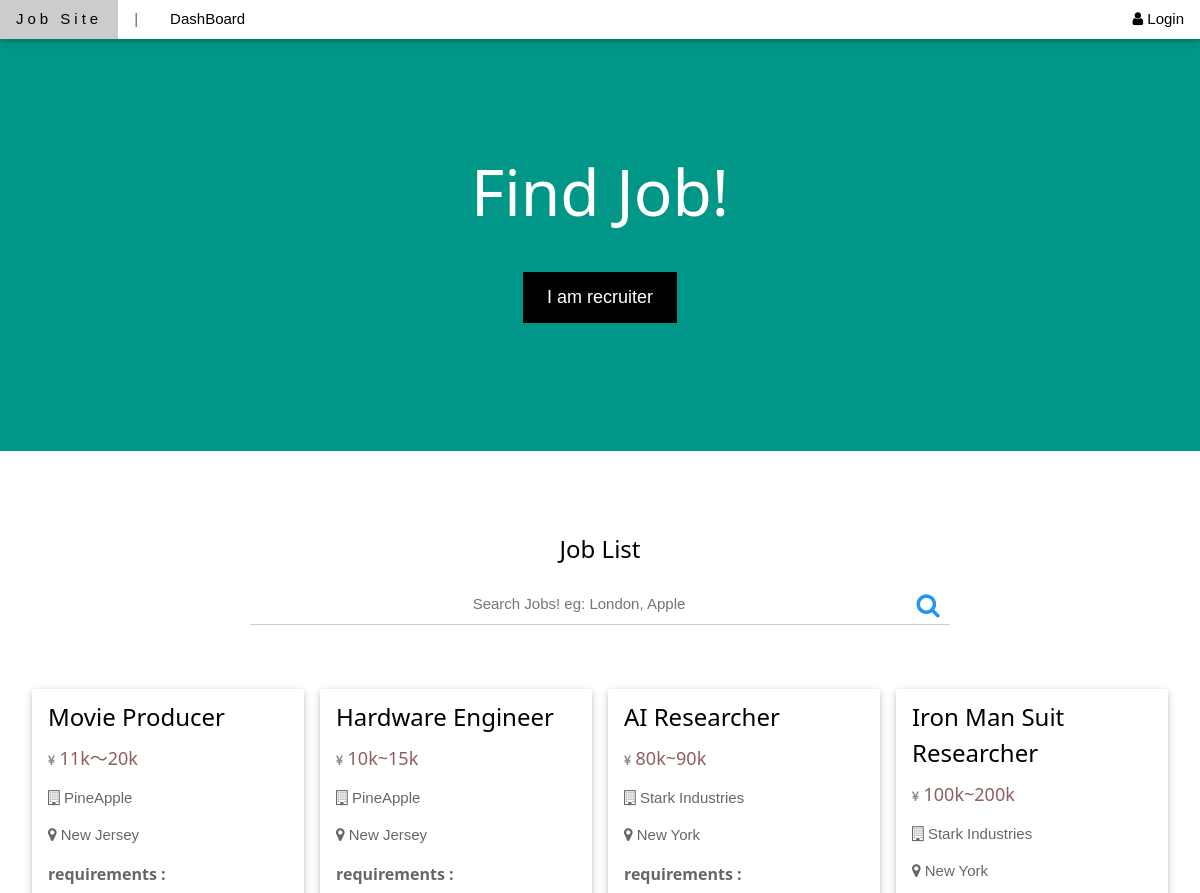
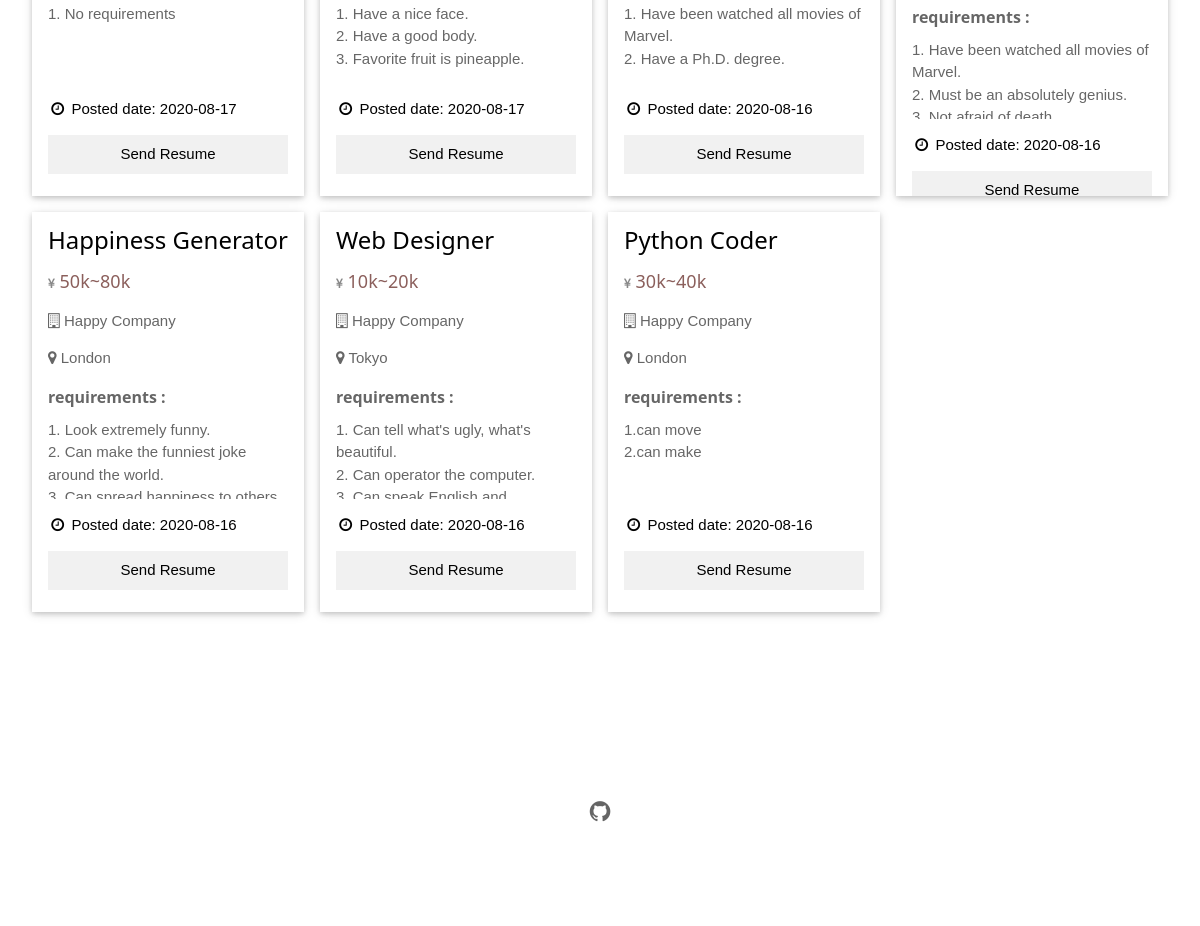
The app's page /index/ with its own data (2 pictures, top to bottom).
### JobModel/models.py (models this page shows)
class job_item(models.Model):
    job_title = models.CharField(max_length=30)
    company = models.CharField(max_length=100)
    location = models.CharField(max_length=100)
    describe = models.CharField(max_length=100,default="")
    salary = models.CharField(max_length=100)
    requirement = models.CharField(max_length=500)
    received_resume = models.CharField(max_length=1000,default="")
    interview_resume = models.CharField(max_length=1000, default="")
    posted_date=models.DateTimeField(auto_now_add=True)

### job_site/views.py (the view)
# urls.py: re_path(r'^index/$', views.index, name='index'),
def index(request):
    context =  get_user_name_and_type(request)
    job_list = job_item.objects.all().order_by("posted_date").reverse()
    display_job_list = list()
    for each_job in job_list:
        try:
            display_job_list.append({"id":each_job.id,
                                     "job_title": each_job.job_title,
                                     "company":each_job.company,
                                     "location":each_job.location,
                                     "salary":each_job.salary,
                                     "requirements":each_job.requirement,
                                     "received_resume":each_job.received_resume,
                                     "data":each_job.posted_date.strftime("%Y-%m-%d")})
        except Exception as e:
            print(e)
    context["display_job_list"] = display_job_list
    return render(request, 'index.html', context)

### job_site/views.py (called while the page is built)
def get_user_name_and_type(request_obj):
    context = {}
    if "user" in request_obj.session and "name" in request_obj.session["user"] and "user_type" in request_obj.session["user"]:
            print("user access index page:" + request_obj.session["user"]["name"])
            context['username'] = request_obj.session["user"]["name"]
            context['user_type'] = request_obj.session["user"]["user_type"]
    else:
        print("guest access index page")
        context['username'] = "logout"
        context['user_type'] = "logout"
    return context

### job_site/templates/index.html (shortened to what this page needs)
{%extends "base.html" %}
{% load static %}
    {% block content %}
    <header class="w3-container w3-teal w3-center" style="padding:128px 16px">
      <h1 class="w3-margin w3-jumbo">Find Job!</h1>
      <button class="w3-button w3-black w3-padding-large w3-large w3-margin-top"
      onclick="window.location.href='/recruiter_page'">I am recruiter</button>
    </header>
<div class="w3-container" style="padding:70px 16px" id="joblist">
    <h3 class="w3-center">Job List</h3>
    <p class="w3-center w3-large">
        <div style="padding-left:20%;padding-right:20%">
         <div  style="position: relative;">
          <input  class="w3-input w3-center" type="text"
                  placeholder="Search Jobs! eg: London, Apple"
                  style="width: 100%;padding-right: 50px;"
                  name="search_str" id="search_str" value="{{search_str}}"/>
          <button class="w3-button"
                  onclick="search()"
                  title="Search" style="width: 50px;position: absolute;top: 0;right: 0;" type="submit">
              <i class="fa fa-search w3-text-blue" style="font-size:25px"></i></button>
        </div>
        </div>
    </p>
    <div class="w3-row-padding w3-grayscale" style="margin-top:64px">
      {% for job in display_job_list %}
        <div class="w3-col l3 m6 w3-margin-bottom" id="jobcard{{job.id}}">
          <div class="w3-card" style="height:400px;overflow:auto">
            <div class="w3-container">
              <h3 id="jobcard{{job.id}}_title">{{ job.job_title }}<a style="padding-bottom: 10px; "></a></h3>
              <h5 class="w3-text-red" style="margin-bottom: 0px;margin-top:5px" >
                <i class="fa fa-jpy w3-opacity fa-1 w3-text-dark-gray" style="font-size:12px"></i>  {{ job.salary }}</h5>
              <p class="w3-opacity" id="jobcard{{job.id}}_company"><i class="fa fa-building-o"></i>  {{ job.company }}</p>
              <p class="w3-opacity" id="jobcard{{job.id}}_location"><i class="fa fa-map-marker"></i>  {{ job.location }}</p>
              <div  class="w3-opacity">
                  <h6><strong>requirements :</strong></h6>
                  <div style="white-space: pre-line; overflow:auto;height: 80px;" id="jobcard{{job.id}}_requirement">{{ job.requirements }}</div>
              </div>
              <p><i class="fa fa-fw fa-clock-o"></i>  Posted date: {{ job.data }}</p>
              {%if username in job.received_resume %}
              <p><button class="w3-button  w3-block w3-green w3-opacity"><i class="fa fa-check w3-text-black"></i> Sent</button></p>
              {%elif user_type == "recruiter" %}
              <p><button class="w3-button w3-light-grey w3-block" disabled onclick="console.log( '{{job.id}}')">You are Recruiter</button></p>
              {% else %}
              <form action="/send_resume/" method="post">
                <p><input  type="submit" class="w3-button w3-light-grey w3-block"  value="Send Resume" ></i></input></p>
              </form>
              {% endif %}
            </div>
          </div>
        </div>
        {% endfor %}
    </div>
</div>
  {% endblock %}

### job_site/templates/base.html (shortened to what this page needs)
{% load static %}
<!DOCTYPE html>
<html lang="en">
<link rel="stylesheet" href='{% static "/style.css" %}'>
<link rel="stylesheet" href='{% static "/font-awesome-4.7.0/css/font-awesome.min.css" %}'>
<body>
  <div class="w3-top">
    <div class="w3-bar w3-white w3-card" id="myNavbar">
      <a href="/index" class="w3-bar-item w3-button w3-wide">Job Site</a>
      <a href="#" class="w3-bar-item w3-button w3-opacity"> |</a>
      <a href="/dashboard" class="w3-bar-item w3-button ">DashBoard</a>
      <div class="w3-right w3-hide-small">
        <a href="/login" id="username"  style="display: none;" class="w3-bar-item w3-button"><i class="fa fa-user"></i> Login</a>
      </div>
    </div>
  </div>
{% block content %}{% endblock %}
<footer class="w3-container w3-padding-64 w3-center w3-opacity">
    <div class="w3-xlarge w3-padding-32">
     <a href="https://github.com/zzzbbb55/job_site" target="blank" title="check the code on github"> <i class="fa fa-github w3-hover-opacity"></i></a>
   </div>
  </footer>
  </body>
  </html>

### statics/style.css (style rules this page uses)
html { box-sizing:border-box }
*,*:before,*:after { box-sizing:inherit }
html { -ms-text-size-adjust:100%;-webkit-text-size-adjust:100% }
body { margin:0 }
article,aside,details,figcaption,figure,footer,header,main,menu,nav,section,summary { display:block }
a { background-color:transparent;-webkit-text-decoration-skip:objects }
button,input,select,textarea { font:inherit;margin:0 }
button,input { overflow:visible }
button,select { text-transform:none }
button,html [type=button],[type=reset],[type=submit] { -webkit-appearance:button }
html,body { font-family:Verdana,sans-serif;font-size:15px;line-height:1.5 }
html { overflow-x:hidden }
h1 { font-size:36px }
h3 { font-size:24px }
h5 { font-size:18px }
h6 { font-size:16px }
h1,h2,h3,h4,h5,h6 { font-family:"Segoe UI",Arial,sans-serif;font-weight:400;margin:10px 0 }
.w3-wide { letter-spacing:4px }
a { color:inherit }
.w3-btn,.w3-button { border:none;display:inline-block;padding:8px 16px;vertical-align:middle;overflow:hidden;text-decoration:none;color:inherit;background-color:inherit;text-align:center;cursor:pointer;white-space:nowrap }
.w3-btn,.w3-button { -webkit-touch-callout:none;-webkit-user-select:none;-khtml-user-select:none;-moz-user-select:none;-ms-user-select:none;user-select:none }
.w3-input { padding:8px;display:block;border:none;border-bottom:1px solid #ccc;width:100% }
.w3-bar { width:100%;overflow:hidden }
.w3-bar .w3-bar-item { padding:8px 16px;float:left;width:auto;border:none;display:block;outline:0 }
.w3-bar .w3-button { white-space:normal }
.w3-block { display:block;width:100% }
.w3-container:after,.w3-container:before,.w3-panel:after,.w3-panel:before,.w3-row:after,.w3-row:before,.w3-row-padding:after,.w3-row-padding:before, .w3-cell-row:before,.w3-cell-row:after,.w3-clear:after,.w3-clear:before,.w3-bar:before,.w3-bar:after { content:"";display:table;clear:both }
.w3-col,.w3-half,.w3-third,.w3-twothird,.w3-threequarter,.w3-quarter { float:left;width:100% }
@media (min-width:601px) { .w3-col.m6,.w3-half { width:49.99999% } }
@media (min-width:993px) { .w3-col.l3 { width:24.99999% } }
.w3-top,.w3-bottom { position:fixed;width:100%;z-index:1 }
.w3-top { top:0 }
.w3-row-padding,.w3-row-padding>.w3-half,.w3-row-padding>.w3-third,.w3-row-padding>.w3-twothird,.w3-row-padding>.w3-threequarter,.w3-row-padding>.w3-quarter,.w3-row-padding>.w3-col { padding:0 8px }
.w3-container,.w3-panel { padding:0.01em 16px }
.w3-card,.w3-card-2 { box-shadow:0 2px 5px 0 rgba(0,0,0,0.16),0 2px 10px 0 rgba(0,0,0,0.12) }
.w3-opacity,.w3-hover-opacity:hover { opacity:0.60 }
.w3-greyscale,.w3-grayscale { filter:grayscale(75%) }
.w3-large { font-size:18px!important }
.w3-xlarge { font-size:24px!important }
.w3-jumbo { font-size:64px!important }
.w3-center { text-align:center!important }
.w3-margin { margin:16px!important }
.w3-margin-top { margin-top:16px!important }
.w3-margin-bottom { margin-bottom:16px!important }
.w3-padding-large { padding:12px 24px!important }
.w3-padding-32 { padding-top:32px!important;padding-bottom:32px!important }
.w3-padding-64 { padding-top:64px!important;padding-bottom:64px!important }
.w3-right { float:right!important }
.w3-teal,.w3-hover-teal:hover { color:#fff!important;background-color:#009688!important }
.w3-white,.w3-hover-white:hover { color:#000!important;background-color:#fff!important }
.w3-black,.w3-hover-black:hover { color:#fff!important;background-color:#000!important }
.w3-light-grey,.w3-hover-light-grey:hover,.w3-light-gray,.w3-hover-light-gray:hover { color:#000!important;background-color:#f1f1f1!important }
.w3-text-blue,.w3-hover-text-blue:hover { color:#2196F3!important }
.w3-text-red,.w3-hover-text-red:hover { color:#f44336!important }
.w3-text-dark-grey,.w3-hover-text-dark-grey:hover,.w3-text-dark-gray,.w3-hover-text-dark-gray:hover { color:#3a3a3a!important }

### job_site/templates/base.html (style rules this page uses)
html { scroll-behavior: smooth; }

### records on screen
job_item: job_title "Movie Producer", salary "11k～20k", company "PineApple", location "New Jersey", requirements "1. No requirements"
job_item: job_title "Hardware Engineer", salary "10k~15k", company "PineApple", location "New Jersey", requirements "1. Have a nice face. 2. Have a good body. 3. Favorite fruit is pineapple."
job_item: job_title "AI Researcher", salary "80k~90k", company "Stark Industries", location "New York", requirements "1. Have been watched all movies of Marvel. 2. Have a Ph.D. degree."
job_item: job_title "Iron Man Suit Researcher", salary "100k~200k", company "Stark Industries", location "New York", requirements "1. Have been watched all movies of Marvel. 2. Must be an absolutely genius.…"
job_item: job_title "Happiness Generator", salary "50k~80k", company "Happy Company", location "London", requirements "1. Look extremely funny. 2. Can make the funniest joke around the world.…"
job_item: job_title "Web Designer", salary "10k~20k", company "Happy Company", location "Tokyo", requirements "1. Can tell what's ugly, what's beautiful. 2. Can operator the computer.…"
job_item: job_title "Python Coder", salary "30k~40k", company "Happy Company", location "London", requirements "1.can move 2.can make"

### other values on screen
{{ job.data }} "2020-08-17" "2020-08-17" "2020-08-16" "2020-08-16" "2020-08-16" "2020-08-16" "2020-08-16"
